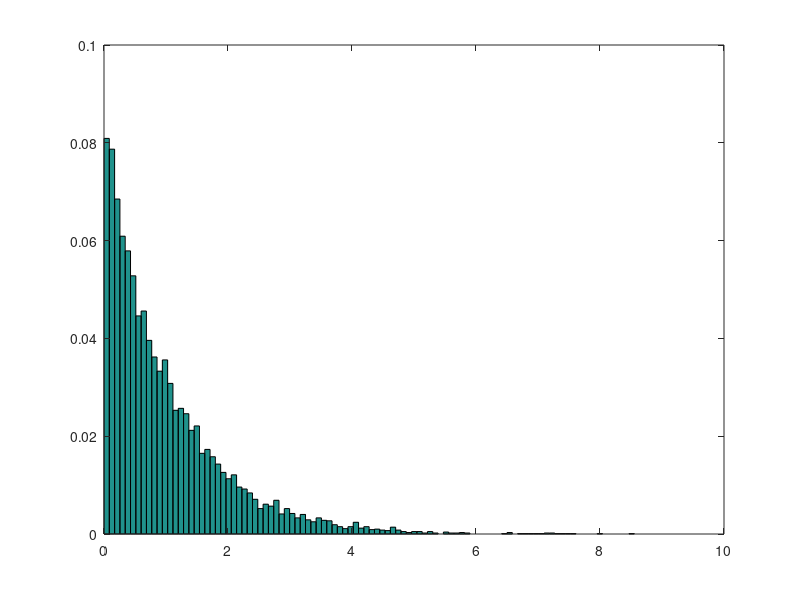
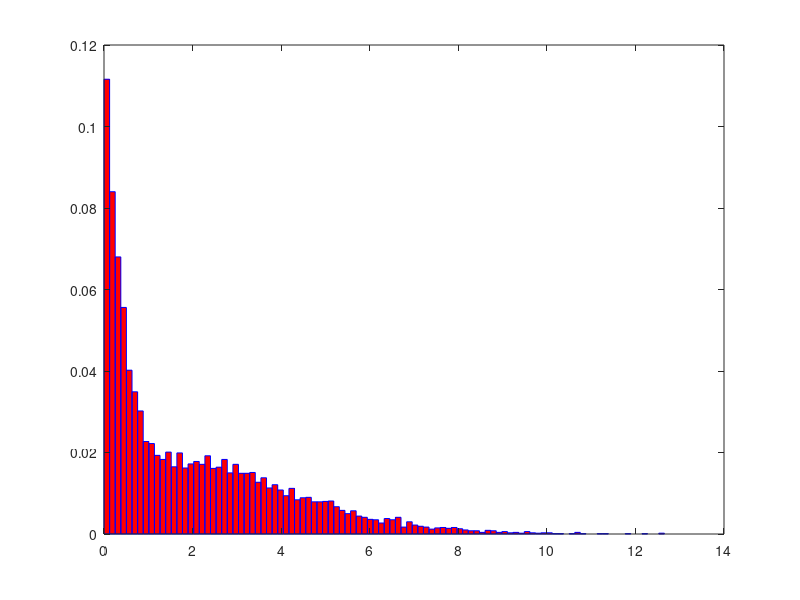

Reproduce these figures in MATLAB, in order.
avg = 10000;
sig = zeros(1,avg);
sig_oct = zeros(1,avg);
unordered_svs = [];
for i = 1:avg;
  sig(i) = -log(rand(1,1));
  [~,s,v]= svd(sqrt(0.5)*(randn(2)+1j*randn(2)));
  sig_oct(i) = s(2,2);
  if rand > 0.5
    s = s(1,1);
  else
    s = s(2,2);
  end;
  unordered_svs = [unordered_svs; s.^2];
end;
hist(sig, 100, 1);
figure;
hist(unordered_svs, 100, 1,"facecolor", "r", "edgecolor", "b");

#legend ({"Verdu's distribution", "least significant eigen value(octave)"})
